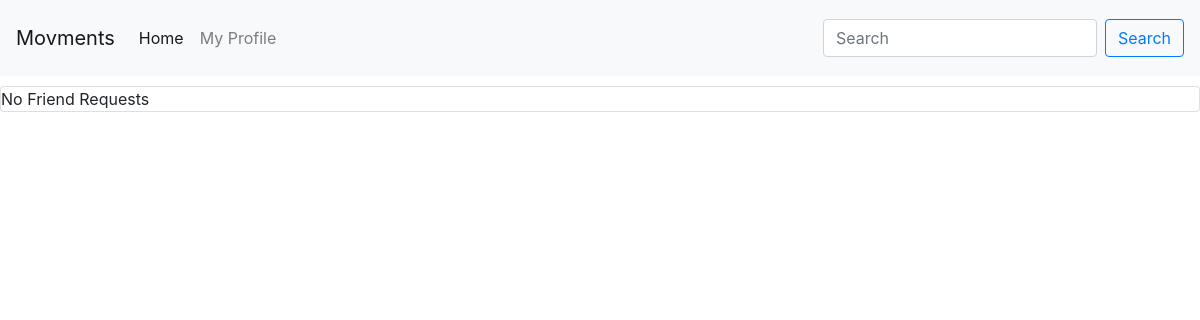
Page /service/friendrequest/ddedf7b2-d955-4b96-b684-721c6db6bb99/ (signed in) on the earlier database version.
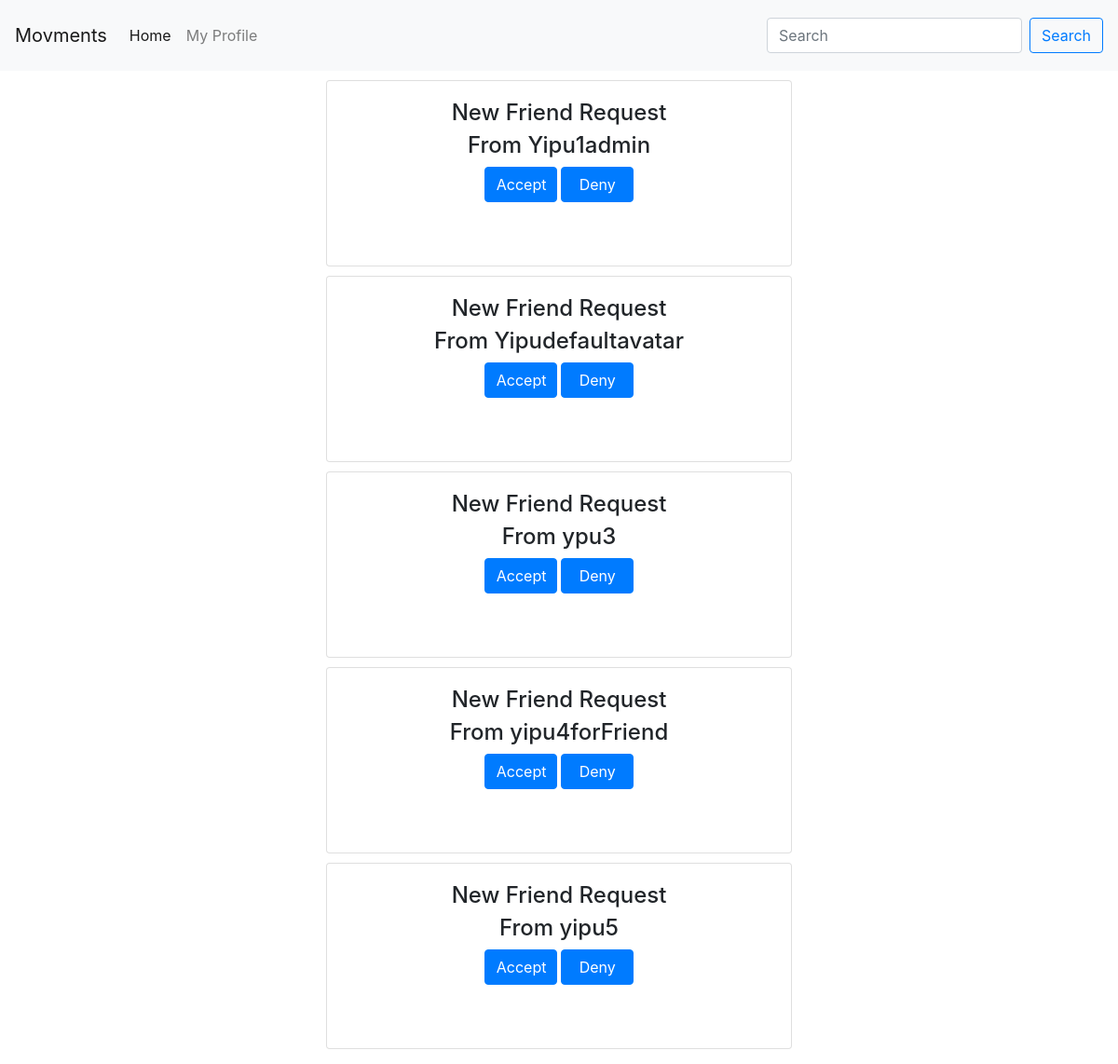
Same page on the later database version.
### friendship/models.py (models this page shows)
class FriendRequest(models.Model):
    author_from = models.ForeignKey(Author, on_delete=models.CASCADE, related_name='author_from')
    author_to = models.ForeignKey(Author, on_delete=models.CASCADE, related_name='author_to')
    pub_date = models.DateTimeField('date posted', auto_now_add=True, blank=True)
    is_approved = models.BooleanField(default="False")

### accounts/models.py (models this page shows, shortened)
class Author(AbstractBaseUser):
    email=models.EmailField(
        verbose_name='email address',
        max_length=60,
        unique=True,
    )
    uid_str = uuid.uuid4().urn
    uuid_str = uid_str[9:] # str(settings.HOSTNAME)+"/author/"+
    id = models.CharField(primary_key=True, default=uuid_str, editable=False,max_length=100,unique=True)
    displayName = models.CharField(max_length=30)
    host = models.URLField(default=settings.HOSTNAME, max_length=100)
    url = models.URLField(default=uuid_str,max_length=100)
    avatar = models.ImageField(upload_to='avatar/', default = 'avatar/default-avatar.png', blank=True, null=True)
    github = models.URLField(default="", max_length=100, null=True)
    bio = models.CharField(max_length=200, null=True)
    date_joined=models.DateField(verbose_name="date joined", auto_now=True)
    last_login=models.DateField(verbose_name="date joined", auto_now=True)
    is_active=models.BooleanField(default=True)
    is_admin=models.BooleanField(default=False)
    objects = AuthorManager()
    USERNAME_FIELD = 'email'
    REQUIRED_FIELDS = ['displayName', ]

### friendship/views.py (the view)
# urls.py: path('friendrequest/<str:author_id>/', views.ViewFriendsRequest, name='view friend request'),
def ViewFriendsRequest(request, author_id):
    context = {
        'friend_requests': None
    }
    if request.method == 'GET':
        try:
            friend_requests = FriendRequest.objects.filter(author_to=request.user)
            context['friend_requests'] = friend_requests
        except Exception as e:
                print(e)
    return render(request, 'friendship/friend_request.html', context)

### friendship/templates/friendship/friend_request.html (shortened to what this page needs)
<!DOCTYPE html>
<html >
    {% include 'posting/base.html' %}
    <body>
        {% include 'posting/navbar.html' %}
        {% if friend_requests %}
            <ul>
            {% for req in friend_requests %}
                <li>
                <div class="card" style="width:500px; height: 200px; text-align:center; margin: 0 auto; float: none;">
                    <div class="card-body">
                        <div class="card-title"><h4>New Friend Request</h4></div>
                        <div class="card-subtitle"><h4>From {{ req.author_from.displayName }}</h4></div>
                        <form action="{% url 'friendship:accept request' %}" method="POST"> {% csrf_token %}
                            <input style="width: 78px" class="btn btn-primary" type="submit" value="Accept"></input>
                            <a  style="width: 78px" class="btn btn-primary" href="#">Deny</a>
                        </form>
                    </div>
                </div>
                </li>
            {% endfor %}
            </ul>
        {% else %}
        <div class="card">
            <div class="card-tile">
                No Friend Requests
            </div>
        </div>
        {% endif %}
    </body>
</html>

### posting/templates/posting/base.html (shortened to what this page needs)
    {% load static %}
    <head>
        <link rel="stylesheet" href="https://maxcdn.bootstrapcdn.com/bootstrap/4.4.1/css/bootstrap.min.css">
    </head>

### posting/templates/posting/navbar.html (shortened to what this page needs)
<nav class="navbar navbar-expand-lg navbar-light bg-light sticky-top">
    <a class="navbar-brand" href="#">Movments</a>
    <div class="collapse navbar-collapse" id="navbarSupportedContent">
      <ul class="navbar-nav mr-auto">
        <li class="nav-item active">
          <a class="nav-link" id="global-home" href="{% url 'posting:view public posts' %}">Home<span class="sr-only">(current)</span></a>
        </li>
        <li class="nav-item">
          <a class="nav-link" id="nav-third" href="{% url 'accounts:view profile' request.user.id %}">My Profile</a>
        </li>
      </ul>
      <form class="form-inline my-2 my-lg-0">
        <input class="form-control mr-sm-2" type="search" placeholder="Search" aria-label="Search">
        <button class="btn btn-outline-primary my-2 my-sm-0" type="submit">Search</button>
      </form>
    </div>
</nav>

### posting/templates/posting/base.html (style rules this page uses)
ul { padding: 0; list-style-type: none; }
li { padding: 0; list-style-type: none; margin-top: 10px; margin-bottom: 10px; }
.card { margin-top: 10px; }

Differences in the rows shown:
added FriendRequest: author_from.displayName "Yipu1admin"
added FriendRequest: author_from.displayName "Yipudefaultavatar"
added FriendRequest: author_from.displayName "ypu3"
added FriendRequest: author_from.displayName "yipu4forFriend"
added FriendRequest: author_from.displayName "yipu5"
Other differences:
text no longer shown: "No Friend Requests"
